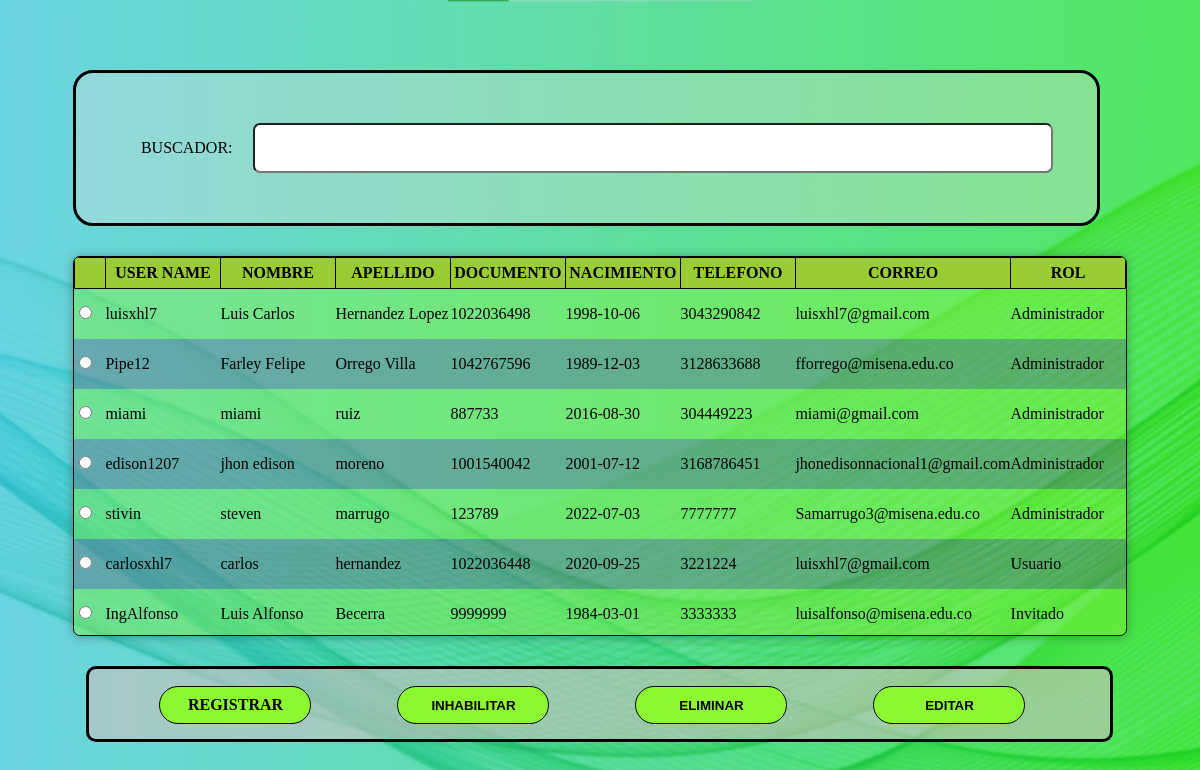
Page /admUsuario (signed in) on the committed database.
### tables this page shows
CREATE TABLE IF NOT EXISTS `usuario` (
  `Id_Usuario` int(10) NOT NULL AUTO_INCREMENT,
  `username` varchar(20) NOT NULL,
  `Contrasena` varchar(20) NOT NULL,
  `Fk_Documento` int(11) NOT NULL,
  `Fk_Cod_Rol` int(10) NOT NULL,
  PRIMARY KEY (`Id_Usuario`),
  KEY `Documento` (`Fk_Documento`),
  KEY `Cod_Rol` (`Fk_Cod_Rol`)
);

CREATE TABLE IF NOT EXISTS `datos_p` (
  `Documento` int(11) NOT NULL,
  `Nombre` varchar(50) NOT NULL,
  `Apellido` varchar(50) NOT NULL,
  `Fecha_N` date NOT NULL,
  `Telefono` varchar(20) NOT NULL,
  `Correo` varchar(80) NOT NULL,
  PRIMARY KEY (`Documento`) USING BTREE
);

CREATE TABLE IF NOT EXISTS `rol` (
  `Cod_Rol` int(10) NOT NULL AUTO_INCREMENT,
  `Descripcion` varchar(20) NOT NULL,
  PRIMARY KEY (`Cod_Rol`)
);

### index.php (called while the page is built, shortened)
<?php
    require_once "controller/usuario.controller.php";
    require_once "model/conexion.php";
    require_once "model/dto/usuario.dto.php";
    require_once "model/dao/usuario.dao.php";
    $objPlantilla = new PlantillaController();
    $objPlantilla -> ctrPlantilla();
?>

### controller/usuario.controller.php (called while the page is built, shortened)
<?php
    class UsuarioController{
        public function ctrConsultarUsuario(){
            $lista = false;
            try {
                $objDtoUsuario = new Usuario();
                $objDaoUsuario = new ModeloUsuario( $objDtoUsuario );
                $lista = $objDaoUsuario -> mdlConsultarUsuario() -> fetchAll();
            } catch (PDOException $e) {
                echo "error en consultar usuario" . $e -> getMessage();
            }
            return $lista;
        }
    }
?>

### model/dto/usuario.dto.php (called while the page is built, shortened)
<?php
    class Usuario{
        private $userName;
        private $rol;
        private $nombre;
        private $apellido;
        private $documento;
        private $nacimiento;
        private $telefono;
        private $correo;
        private $pass;
        public function getUserName(){
            return $this -> userName;
        }
        public function getRol(){
            return $this -> rol;
        }
        public function getNombre(){
            return $this -> nombre;
        }
        public function getApellido(){
            return $this -> apellido;
        }
        public function getDocumento(){
            return $this -> documento;
        }
        public function getNacimiento(){
            return $this -> nacimiento;
        }
        public function getTelefono(){
            return $this -> telefono;
        }
        public function getCorreo(){
            return $this -> correo;
        }
        public function getPass(){
            return $this -> pass;
        }
    }
?>

### model/conexion.php (called while the page is built, shortened)
<?php
    class Conexion{
        private $usuario;
        private $clave;
        private $url;
        private $charSet;
        private $con;
        public function __construct(){
            $this -> host = "localhost";
            $this -> driver = "mysql";
            $this -> usuario = "root";
            $this -> clave = "";
            $this -> base = "invpriv";
            $this -> url = $this -> driver.":host=".
            $this -> host.";dbname=". $this -> base;
            $this -> charSet = "UTF8";
            $this -> con=NULL;
        }
        public function conexion(){
            try{
                $this -> con = new PDO($this->url, $this->usuario, $this->clave);
                $this -> con -> setAttribute(PDO::ATTR_DEFAULT_FETCH_MODE, PDO::FETCH_ASSOC);
                $this -> con -> exec('SET CHARACTER SET '.$this->charSet);
            }catch(PDOException $e){
                echo "Error al conectar".$e->getMessage();
            }
            return $this -> con;
        }
    }
?>

### model/dao/usuario.dao.php (called while the page is built, shortened)
<?php
    class ModeloUsuario{
        public function mdlConsultarUsuario(){
            $sql = "CALL SpMostrarUsuario()";
            try {
                $con = new Conexion();
                $stmt = $con -> conexion() -> prepare($sql);
                $stmt -> execute();
                $resulset = $stmt;
            } catch (PDOException $e) {
                echo "Error en el metodo consultar usuario " . $e -> getMessage();
            }
            return $resulset;
        }
    }
?>

### view/module/MenuUsuario.php (the view, shortened to what this page needs)
<!DOCTYPE html>
    <html lang="es">
    <head>
        <link rel="stylesheet" href="view/css/sweetalert2.min.css">
        <link rel="stylesheet" href="view/css/FondoInterfazes.css">
        <link rel="stylesheet" href="view/css/EstiloUsuario.css">
    </head>
    <body class="interfazGeneral">
        <form method="post">
            <div>
                <table id="tabla" class="table table-striped table-bordered" style="width:100%">
                    <thead>
                        <tr>
                            <th class="selector"></th>
                            <th>USER NAME</th>
                            <th>NOMBRE</th>
                            <th>APELLIDO</th>
                            <th>DOCUMENTO</th>
                            <th>NACIMIENTO</th>
                            <th>TELEFONO</th>
                            <th>CORREO</th>
                            <th>ROL</th>
                        </tr>
                    </thead>
                    <tbody>
                        <?php
                            $objCtrUsuario = new UsuarioController();
                            $listaUsuario = $objCtrUsuario->ctrConsultarUsuario();
                            foreach ($listaUsuario as $dato) {
                                echo '
                                    <tr">
                                        <td class="selector"><input type="radio" name="selectUser" id="selectDocument" class="filtro1" value="' . $dato['Documento'] . '"></td>
                                        <td>' . $dato['username'] . '</td>
                                        <td>' . $dato['Nombre'] . '</td>
                                        <td>' . $dato['Apellido'] . '</td>
                                        <td>' . $dato['Documento'] . '</td>
                                        <td>' . $dato['Fecha_N'] . '</td>
                                        <td>' . $dato['Telefono'] . '</td>
                                        <td>' . $dato['Correo'] . '</td>
                                        <td>' . $dato['Descripcion'] . '</td>
                                    </tr>
                                ';
                            }
                        ?>
                    </tbody>
                </table>
            </div>
            <div class="conBtns">
                <a href="registrarUsuario" class="btnprdt" title="Registrar producto"><b>REGISTRAR</b></a>
                <button type="button" class="btnprdt2" title="Inhabilitar producto">INHABILITAR</button>
                <button type="button" onclick="eliminar(selectDocument)" class="btnprdt2" title="Eliminar producto">ELIMINAR</button>
                <button type="button" onclick="editar(selectDocument)" class="btnprdt2" title="Editar producto">EDITAR</button>
            </div>
        </form>
    </body>
</html>

### view/css/FondoInterfazes.css (style rules this page uses)
.interfazGeneral { background-image: url(../IMG/fondo_de_interfacez.png); background-size: cover; background-repeat: no-repeat; background-position: center; background-attachment: fixed; min-height: 100%; display: flex; justify-content: center; align-items: center; }
body::before { content: ""; width: 100%; min-height: 100vh; position: fixed; top: 0px; left: 0px; background-image: linear-gradient(90deg,#31c6e7,#10dd2b); opacity: 0.5; z-index: -1; }

### view/css/EstiloUsuario.css (style rules this page uses)
* { margin: 0px; padding: 0px; }
#tabla { display: block; margin: 0px auto 15px auto; width: 1160px; height: 380px; border: 1px solid black; border-collapse: collapse; overflow: auto; border-radius: 7px; box-shadow: 0px 1px 10px 0px rgba(47, 51, 44, 0.432); }
th { background-color: yellowgreen; height: 30px; border: solid 1px; }
td { width: 115px; height: 50px; }
.selector { width: 20px; padding: 0px 5px; }
tr:nth-child(odd) { background-color: rgba(139, 248, 50, 0.4); }
.conBtns { width: 1021px; height: 70px; background-color: rgba(207, 193, 193, 0.589); margin: 30px auto 0px ; border-radius: 10px; border: solid 3px; }
.btnprdt, .btnprdt:visited { border: solid 1px black; background-color: rgb(139, 248, 50); color: black; width: 150px; height: 27px; padding: 9px 0px 0px 0px; text-align: center; border-radius: 20px; text-decoration: none; float: left; display: block; margin: 17px 43px 17px 70px; }
.btnprdt2 { border: solid 1px black; background-color: rgb(139, 248, 50); color: black; width: 152px; height: 38px; text-align: center; border-radius: 20px; text-decoration: none; float: left; display: block; margin: 17px 43px 17px 43px; cursor: pointer; font-weight: bold; }
a { text-decoration: none; color: black; }

### rows in the picture
usuario: username "luisxhl7", Fk_Documento.Nombre "Luis Carlos", Fk_Documento.Apellido "Hernandez Lopez", Fk_Documento.Documento "1022036498", Fk_Documento.Fecha_N "1998-10-06", Fk_Documento.Telefono "3043290842", Fk_Documento.Correo "luisxhl7@gmail.com", Fk_Cod_Rol.Descripcion "Administrador"
usuario: username "Pipe12", Fk_Documento.Nombre "Farley Felipe", Fk_Documento.Apellido "Orrego Villa", Fk_Documento.Documento "1042767596", Fk_Documento.Fecha_N "1989-12-03", Fk_Documento.Telefono "3128633688", Fk_Documento.Correo "fforrego@misena.edu.co", Fk_Cod_Rol.Descripcion "Administrador"
usuario: username "miami", Fk_Documento.Nombre "miami", Fk_Documento.Apellido "ruiz", Fk_Documento.Documento "887733", Fk_Documento.Fecha_N "2016-08-30", Fk_Documento.Telefono "304449223", Fk_Documento.Correo "miami@gmail.com", Fk_Cod_Rol.Descripcion "Administrador"
usuario: username "edison1207", Fk_Documento.Nombre "jhon edison", Fk_Documento.Apellido "moreno", Fk_Documento.Documento "1001540042", Fk_Documento.Fecha_N "2001-07-12", Fk_Documento.Telefono "3168786451", Fk_Documento.Correo "jhonedisonnacional1@gmail.com", Fk_Cod_Rol.Descripcion "Administrador"
usuario: username "stivin", Fk_Documento.Nombre "steven", Fk_Documento.Apellido "marrugo", Fk_Documento.Documento "123789", Fk_Documento.Fecha_N "2022-07-03", Fk_Documento.Telefono "7777777", Fk_Documento.Correo "Samarrugo3@misena.edu.co", Fk_Cod_Rol.Descripcion "Administrador"
usuario: username "carlosxhl7", Fk_Documento.Nombre "carlos", Fk_Documento.Apellido "hernandez", Fk_Documento.Documento "1022036448", Fk_Documento.Fecha_N "2020-09-25", Fk_Documento.Telefono "3221224", Fk_Documento.Correo "luisxhl7@gmail.com", Fk_Cod_Rol.Descripcion "Usuario"
usuario: username "IngAlfonso", Fk_Documento.Nombre "Luis Alfonso", Fk_Documento.Apellido "Becerra", Fk_Documento.Documento "9999999", Fk_Documento.Fecha_N "1984-03-01", Fk_Documento.Telefono "3333333", Fk_Documento.Correo "luisalfonso@misena.edu.co", Fk_Cod_Rol.Descripcion "Invitado"
